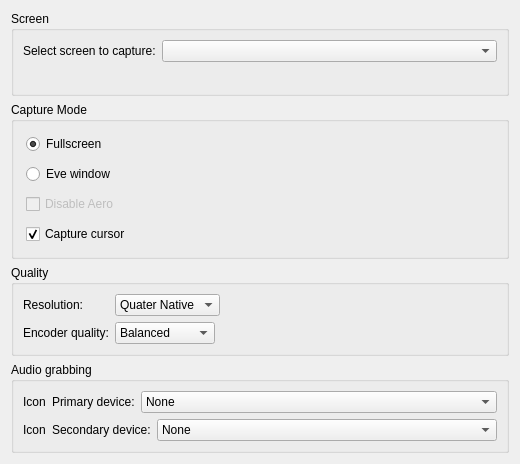
<?xml version="1.0" encoding="UTF-8"?>
<ui version="4.0">
 <class>RecordingSettings</class>
 <widget class="QWidget" name="RecordingSettings">
  <property name="geometry">
   <rect>
    <x>0</x>
    <y>0</y>
    <width>520</width>
    <height>464</height>
   </rect>
  </property>
  <property name="windowTitle">
   <string>Video Recording</string>
  </property>
  <layout class="QVBoxLayout" name="verticalLayout">
   <item>
    <widget class="QGroupBox" name="groupBox_3">
     <property name="title">
      <string>Screen</string>
     </property>
     <layout class="QFormLayout" name="formLayout_2">
      <property name="sizeConstraint">
       <enum>QLayout::SetDefaultConstraint</enum>
      </property>
      <item row="0" column="0">
       <widget class="QLabel" name="label_3">
        <property name="text">
         <string>Select screen to capture:</string>
        </property>
       </widget>
      </item>
      <item row="0" column="1">
       <widget class="QComboBox" name="screenComboBox">
        <property name="toolTip">
         <string comment="Use this to change grabbed screen"/>
        </property>
        <property name="statusTip">
         <string/>
        </property>
       </widget>
      </item>
     </layout>
    </widget>
   </item>
   <item>
    <widget class="QGroupBox" name="groupBox_2">
     <property name="title">
      <string>Capture Mode</string>
     </property>
     <layout class="QVBoxLayout" name="verticalLayout_2">
      <property name="spacing">
       <number>10</number>
      </property>
      <property name="margin">
       <number>12</number>
      </property>
      <item>
       <widget class="QRadioButton" name="fullscreenButton">
        <property name="toolTip">
         <string comment="Grabs video from entire screen"/>
        </property>
        <property name="statusTip">
         <string/>
        </property>
        <property name="text">
         <string>Fullscreen</string>
        </property>
        <property name="checked">
         <bool>true</bool>
        </property>
       </widget>
      </item>
      <item>
       <widget class="QRadioButton" name="windowButton">
        <property name="toolTip">
         <string comment="Grabs Eve window"/>
        </property>
        <property name="text">
         <string>Eve window</string>
        </property>
       </widget>
      </item>
      <item>
       <widget class="QCheckBox" name="disableAeroCheckBox">
        <property name="enabled">
         <bool>false</bool>
        </property>
        <property name="text">
         <string>Disable Aero</string>
        </property>
       </widget>
      </item>
      <item>
       <widget class="QCheckBox" name="captureCursorCheckBox">
        <property name="text">
         <string>Capture cursor</string>
        </property>
        <property name="checked">
         <bool>true</bool>
        </property>
       </widget>
      </item>
     </layout>
    </widget>
   </item>
   <item>
    <widget class="QGroupBox" name="groupBox">
     <property name="title">
      <string>Quality</string>
     </property>
     <layout class="QFormLayout" name="formLayout">
      <property name="fieldGrowthPolicy">
       <enum>QFormLayout::FieldsStayAtSizeHint</enum>
      </property>
      <item row="0" column="0">
       <widget class="QLabel" name="label">
        <property name="text">
         <string>Resolution:</string>
        </property>
        <property name="alignment">
         <set>Qt::AlignRight|Qt::AlignTrailing|Qt::AlignVCenter</set>
        </property>
       </widget>
      </item>
      <item row="0" column="1">
       <widget class="QComboBox" name="resolutionComboBox">
        <property name="toolTip">
         <string comment="Use this to change output video resolution"/>
        </property>
        <property name="currentIndex">
         <number>1</number>
        </property>
        <item>
         <property name="text">
          <string>Native</string>
         </property>
        </item>
        <item>
         <property name="text">
          <string>Quater Native</string>
         </property>
        </item>
        <item>
         <property name="text">
          <string>1920x1080</string>
         </property>
        </item>
        <item>
         <property name="text">
          <string>1280x720</string>
         </property>
        </item>
        <item>
         <property name="text">
          <string>640x480</string>
         </property>
        </item>
       </widget>
      </item>
      <item row="1" column="0">
       <widget class="QLabel" name="label_2">
        <property name="text">
         <string>Encoder quality:</string>
        </property>
        <property name="alignment">
         <set>Qt::AlignRight|Qt::AlignTrailing|Qt::AlignVCenter</set>
        </property>
       </widget>
      </item>
      <item row="1" column="1">
       <widget class="QComboBox" name="qualityComboBox">
        <property name="toolTip">
         <string comment="Use this to set encoder quality"/>
        </property>
        <property name="currentIndex">
         <number>1</number>
        </property>
        <item>
         <property name="text">
          <string>Best</string>
         </property>
        </item>
        <item>
         <property name="text">
          <string>Balanced</string>
         </property>
        </item>
        <item>
         <property name="text">
          <string>Performance</string>
         </property>
        </item>
       </widget>
      </item>
     </layout>
    </widget>
   </item>
   <item>
    <widget class="QGroupBox" name="groupBox_4">
     <property name="title">
      <string>Audio grabbing</string>
     </property>
     <layout class="QFormLayout" name="formLayout_3">
      <property name="formAlignment">
       <set>Qt::AlignLeading|Qt::AlignLeft|Qt::AlignTop</set>
      </property>
      <item row="1" column="0" colspan="2">
       <layout class="QHBoxLayout" name="horizontalLayout_2">
        <property name="spacing">
         <number>6</number>
        </property>
        <item>
         <widget class="QLabel" name="label_secondaryDeviceIcon">
          <property name="text">
           <string>Icon</string>
          </property>
         </widget>
        </item>
        <item>
         <widget class="QLabel" name="label_secondaryDeviceText">
          <property name="sizePolicy">
           <sizepolicy hsizetype="Minimum" vsizetype="Preferred">
            <horstretch>0</horstretch>
            <verstretch>0</verstretch>
           </sizepolicy>
          </property>
          <property name="minimumSize">
           <size>
            <width>0</width>
            <height>0</height>
           </size>
          </property>
          <property name="text">
           <string>Secondary device:</string>
          </property>
         </widget>
        </item>
        <item>
         <widget class="QComboBox" name="secondaryAudioDeviceComboBox">
          <property name="sizePolicy">
           <sizepolicy hsizetype="Expanding" vsizetype="Fixed">
            <horstretch>0</horstretch>
            <verstretch>0</verstretch>
           </sizepolicy>
          </property>
          <item>
           <property name="text">
            <string>None</string>
           </property>
          </item>
         </widget>
        </item>
       </layout>
      </item>
      <item row="0" column="0" colspan="2">
       <layout class="QHBoxLayout" name="horizontalLayout">
        <property name="spacing">
         <number>6</number>
        </property>
        <item>
         <widget class="QLabel" name="label_primaryDeviceIcon">
          <property name="text">
           <string>Icon</string>
          </property>
         </widget>
        </item>
        <item>
         <widget class="QLabel" name="label_primaryDeviceText">
          <property name="sizePolicy">
           <sizepolicy hsizetype="Minimum" vsizetype="Preferred">
            <horstretch>0</horstretch>
            <verstretch>0</verstretch>
           </sizepolicy>
          </property>
          <property name="minimumSize">
           <size>
            <width>0</width>
            <height>0</height>
           </size>
          </property>
          <property name="text">
           <string>Primary device:</string>
          </property>
         </widget>
        </item>
        <item>
         <widget class="QComboBox" name="primaryAudioDeviceComboBox">
          <property name="sizePolicy">
           <sizepolicy hsizetype="Expanding" vsizetype="Fixed">
            <horstretch>0</horstretch>
            <verstretch>0</verstretch>
           </sizepolicy>
          </property>
          <property name="toolTip">
           <string comment="Use this to select audio device"/>
          </property>
          <item>
           <property name="text">
            <string>None</string>
           </property>
          </item>
         </widget>
        </item>
       </layout>
      </item>
     </layout>
    </widget>
   </item>
  </layout>
 </widget>
 <resources/>
 <connections/>
</ui>
